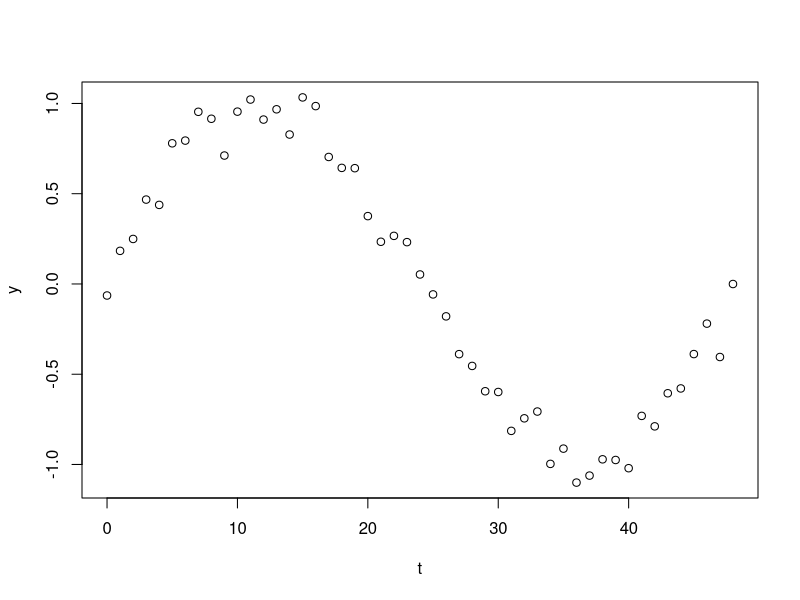
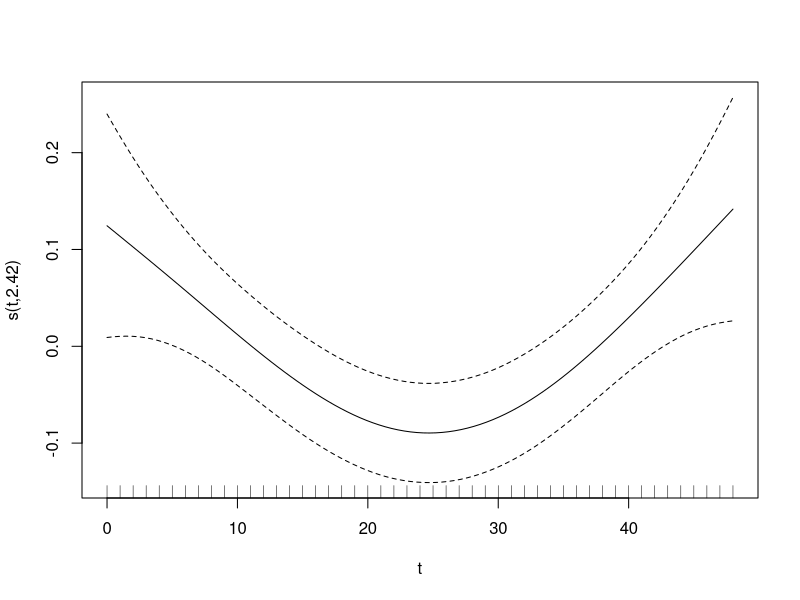
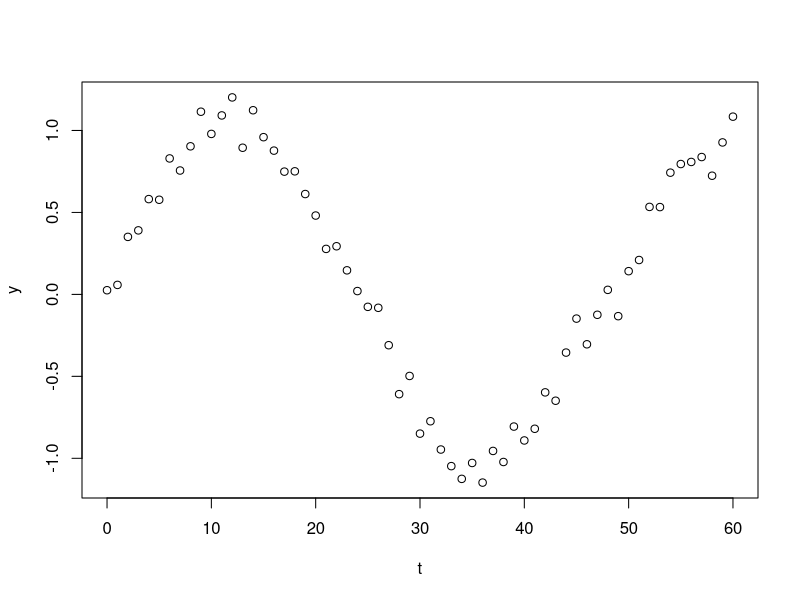
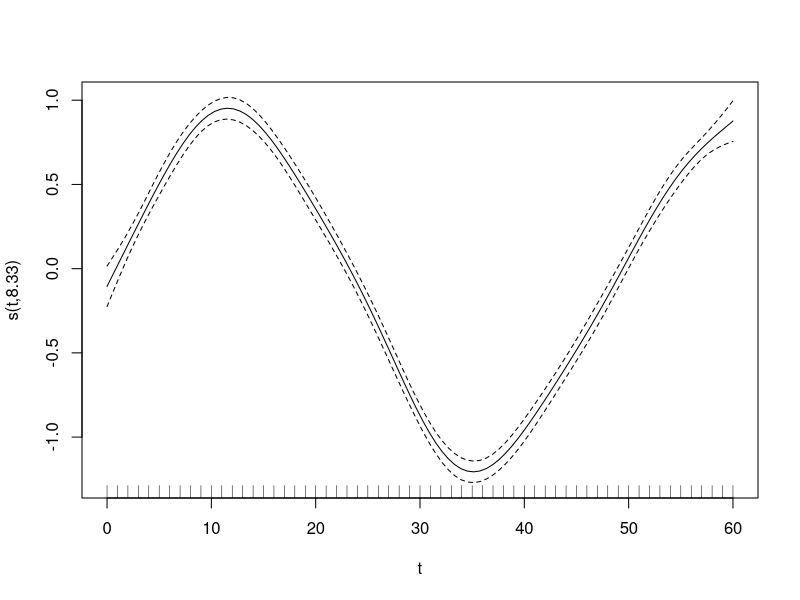
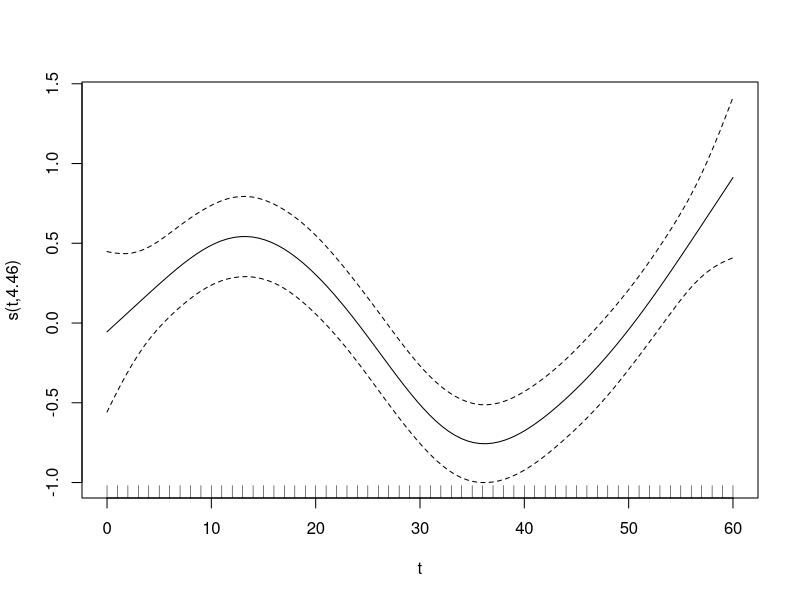
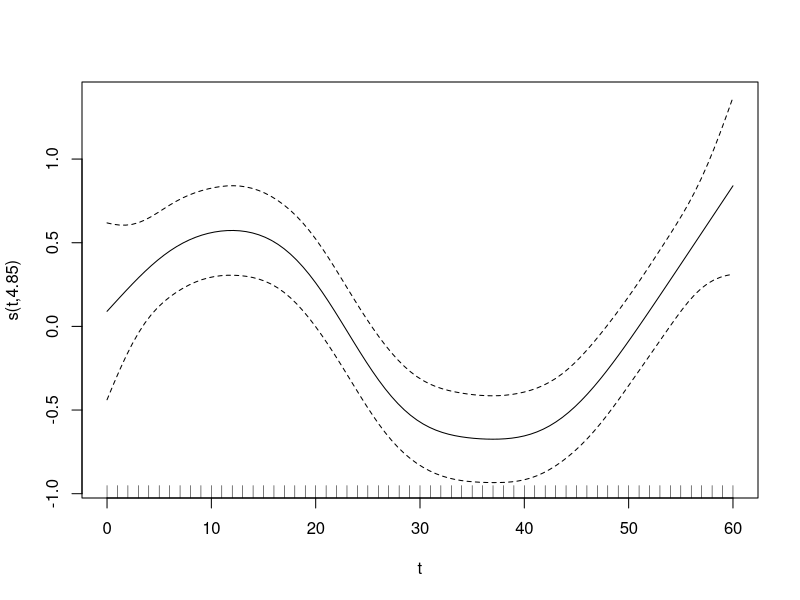
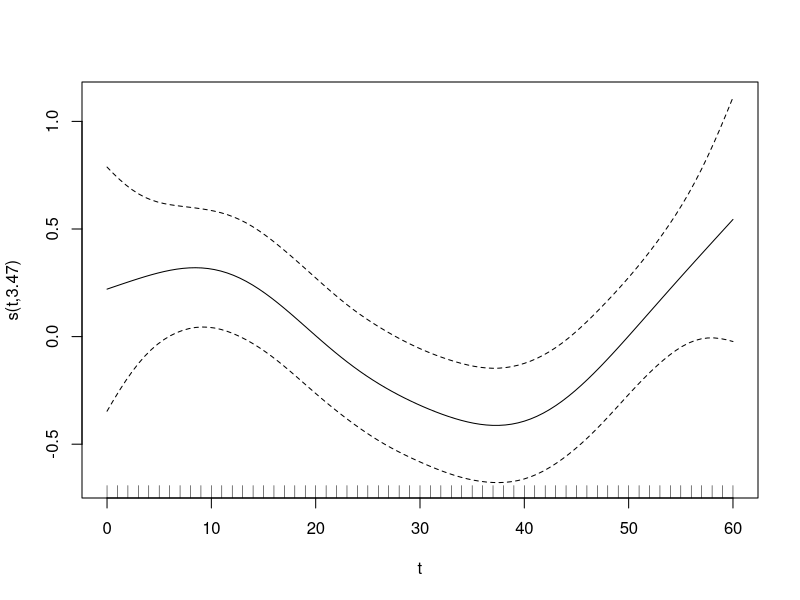
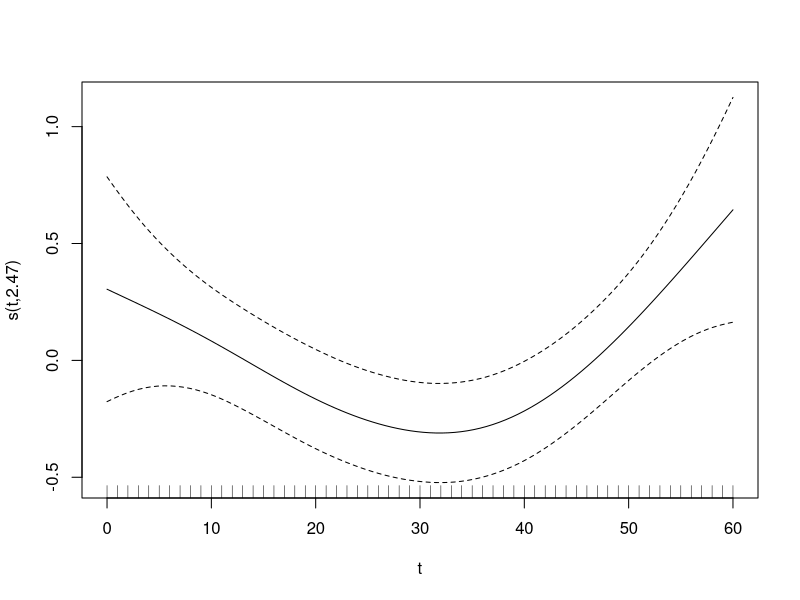

Reproduce these figures in R, in order.
library(data.table)
library(mgcv)

dt = data.table(t = 0:48, y = sin((0:48) * pi/24) + rnorm(49, 0, 0.1))
plot(dt)

dt[, ym1 := c(0, head(y, -1))]

fit = gam(y ~ offset(ym1) + s(t), data = dt)

plot(fit)
summary(fit)




dt
##

dt = data.table(t = 0:60, y = sin((0:60) * pi/24) + rnorm(61, 0, 0.1))
plot(dt)


r = 0.5

system.time(
for (r in c(0, 0.2, 0.4, 0.6, 0.8, 1)) {
    dt2 = data.table::copy(dt)
    nsamp = round(r * nrow(dt2))
    ind = sample.int(nrow(dt2), size = nsamp)
    dt2$t[ind] = sample(dt2$t[ind], nsamp)
    dt2 = dt2[order(t)]
    
    fit = gam(y ~ s(t), data = dt2)
    print(plot(fit))
}
)



for (r in c(0, 0.2, 0.4, 0.6, 0.8, 1)) {
    fit = gam(y ~ s(t), data = dt, sp = 1000000*r^30)
    print(plot(fit))
}



# Extreme n^2 edition
system.time(
for (r in c(0, 0.2, 0.4, 0.6, 0.8, 1)) {
    dt2 = data.table::copy(dt)
    nr0 = nrow(dt2)
    dt2 = rep(list(dt2), nr0)
    for (j in seq_along(dt2)) {
        dt2[[j]]$y = shift(dt2[[j]]$y, j - 1, type = "cyclic")
    }
    dt2 = rbindlist(dt2)
    dt2[, w := c(rep(1 - r + r/nr0, nr0), rep(r/nr0, nr0^2 - nr0))]

    fit = gam(y ~ s(t), data = dt2, weights = dt2$w)
    print(plot(fit))
}
)



# Random Kn edition
K = 1
system.time(
for (r in c(0, 0.2, 0.4, 0.6, 0.8, 1)) {
    dt2 = rbindlist(rep(list(dt), K))
    
    nsamp = round(r * nrow(dt2))
    ind = sample.int(nrow(dt2), size = nsamp)
    dt2$y[ind] = sample(dt2$y[ind], nsamp)

    fit = gam(y ~ s(t), data = dt2, weights = rep(1/K, nrow(dt2)))
    print(plot(fit))
}
)


# k edition
system.time(
for (r in c(0, 0.1, 0.2, 0.3, 0.4, 1)) {
    fit = gam(y ~ s(t, k = 2 + 20 * r), data = dt)
    print(plot(fit))
}
)
